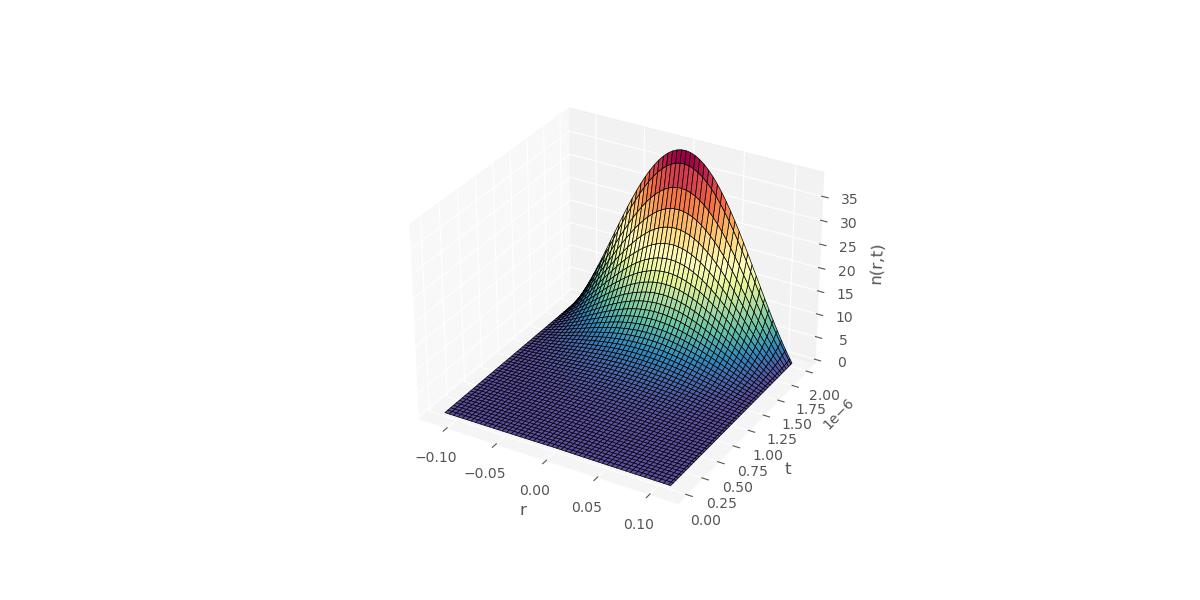

The script that saved this image:
# Data manipulation
import pandas as pd
import numpy as np
import scipy as sp
from scipy import integrate

# Data viz
import matplotlib.pyplot as plt
from matplotlib import rcParams
import seaborn as sns
from matplotlib import cm

# Apply some styling
plt.style.use("ggplot")
rcParams['figure.figsize'] = (12, 6)


###############################################################################################################################

par1=[] #Inizialize empty list

#Opens the file containing parameters
f = open("parametersUPu.txt", "r") 
for line in f:
        index = line.split()[-1]  #Goes into new line after getting the value of the index
        param1 = float(index)  #Set the value of the parameter a float
        par1 = np.append(par1,param1) #For every iteration write the new variable
lambda_t, lambda_f, v, tau, nu  = par1  #List of paramerters name
f.close()

eta=v*(nu-1)/lambda_f
mu=lambda_t*v/3

print("The critical radius is ", np.pi*np.sqrt(mu/eta) , "m")
print(" ")
r1=np.pi*np.sqrt(mu/eta)+0.001   #Above the critical radius


integrand = lambda R: (2/r1)*R*(1-((R/r1)**2))*np.sin(p*np.pi*R/r1)  #Function f(x) we want to integrate

a_pValue=[]  #Only the values of the coefficients
a_pError=[]  #Only the errors of the coefficients

threshold = 1E-6 
#Need to compute a_p coefficients above the threshold


coeff = open("coeffSphericalD", "w+") #Write the coefficients in a file

    
for p in range(1, 45, 2):
    value, error = integrate.quad(integrand, 0, r1) #Compute the integral if it is bigger than the threshold
    a_pValue.append(value)
    a_pError.append(error)
    print("a_{}".format(p), "=", value,"+-", error)
    coeff.write("a_{} = {} +- {} \n".format(p, value, error)) 

coeff.close()
    
def n(r,t): #Define the neutron density
    n = 0
    for p in range(len(a_pValue)):
        n += a_pValue[p]/r * np.exp(eta*t-mu*(p**2*np.pi**2*t/r1**2))*np.sin(p*np.pi*r/r1)
    return abs(n)  


#We plot the results

R_arr=np.linspace(-r1, r1, 100)  #Range on r
T_arr=np.linspace(0, 2E-6, 100)  #Range on t


R, T = np.meshgrid(R_arr, T_arr)

fig = plt.figure()
ax = plt.axes(projection='3d')
ax.plot_surface(R, T, n(R, T), cmap =cm.Spectral_r,\
                edgecolor ='black', color = "white")

ax.set_xlabel('r')
ax.set_ylabel('t')
ax.set_zlabel('n(r,t)')

#plt.savefig('3dSpherical.jpeg', facecolor=fig.get_facecolor(), transparent=True)  
plt.show()